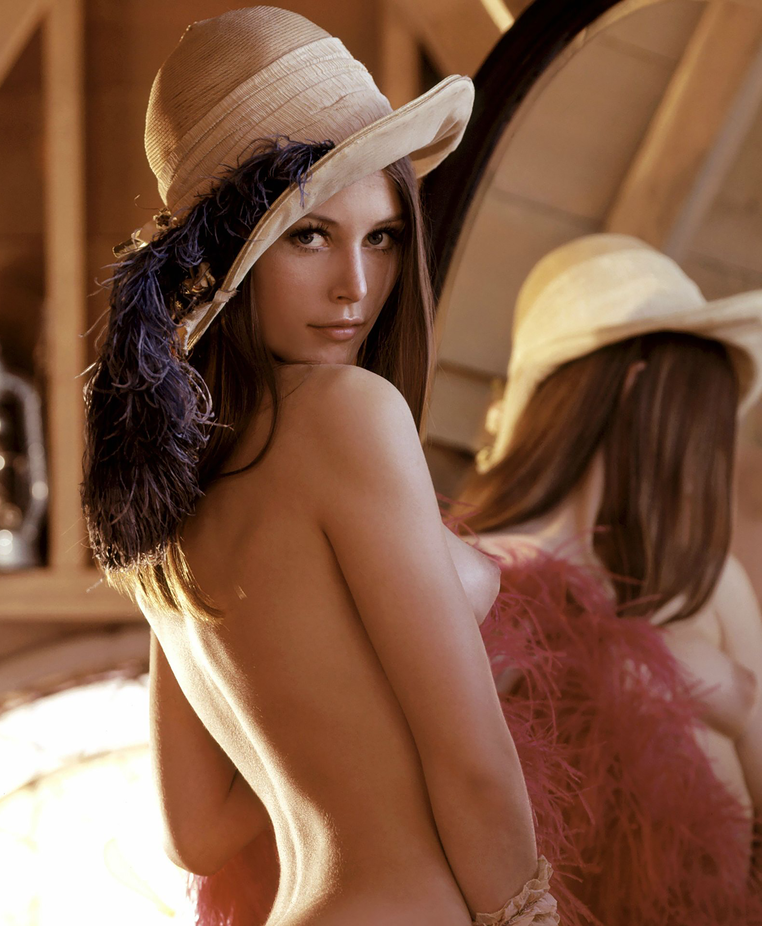
%> input picture example/Lena.png, 762 x 926 px, shrunk from 1580 x 1919 before the run
$ octave test.m   (GNU Octave 9; MATLAB toolbox functions it lacks are replaced by stand-ins)
%> lines starting %> are read from the running program, lines starting %| are printed output that depends on the picture
### ConvCuFFT.m
%ConvCuFFT (2 Dimensional) Linear Convolution.
%   C = ConvCuFFT(I, K) returns the linear convolution between I and K.
%   The routine is executed on the GPU (via Mex and CUDA routines).

function z = ConvCuFFT(g, h)

%add padding
[r,c,~] = size(g);

g(2*r, 2*c, :)  = 0;
h(2*r, 2*c)     = 0;

z = ConvCuFFTX(g, h, false, false, true);

%break out result
z = z(r/2:r/2+r, c/2:c/2+c, :);
end

### ConvCuFFTX.m
%CUDA (2 Dimensional) Convolution.
%   C = ConvCuFFTX(I, K) returns the cyclical convolution between I and K.
%   The routine is executed on the GPU (via Mex and CUDA routines).
%
% This function works as a wrapper to the mex module CConv.mexw64.
% If the CUFFT plan overflows memory, CUDA will crash. Therefore this
% function will test the available memory on the GPU, estimate the amount
% of memory the computation it will require and return an error message if
% the computation will likely overflow the available memory.
%
% Note:
% Attempting to convolve A and B where size(A) <= [1,1] will result in a
% compromised CUDA context. To keep the context intact, we choose to return an
% error message and terminate the computation instead.
% The code frequently reference the results in the report
% "Study of Convolution Algorithms using CPU and Graphics Hardware".

% Note: To try to fit as much data on the GPU as possible is generally not a
% good idea. The speedup provided by the GPU in these circumstances are
% modest and should be avoided. The function return a warning if this happens.

% g is a padded 3-channel image.
% h is a full 1-channel kernel.


function z = ConvCuFFTX(g, h, verbose, warmup, safe)

if ~exist('MCConv', 'file')
    error('MCConv is not in the path.')
end


if not(isa(g, 'single')) || not(isa(h, 'single'))
    error('Both input arguments must be single precision.')
end


[gy, gx, gz] = size(g);
[hy, hx]     = size(h);

if not( gz==3 )
    error('Image must consist of 3 channels (RGB).')
end

if not( gy==hy )
    fprintf(1, 'Number of rows (%d) in the image differ from number of rows in the kernel (%d)\n.', gy, hy);
    error('Bailing out.')
end

if not( gx==hx )
    fprintf(1, 'Number of columns (%d) in the image differ from the number of columns in the kernel (%d)\n.', gx, hx);
    error('Bailing out.')
end


if verbose && safe
    disp('Using safe mode')
end


if warmup

    if verbose
        tic
    end

    N   = 2;
    A   = rand(N, N, 'single');
    tmp = MCConv(A, A);

    if verbose
        fprintf('  Warmup took: %d s.\n', toc)
    end
end


if gy<=2 || gx<=2
    error('The input data is too small. The computation was terminated.')
end

tmp = CUDAavailablemem;
availablemem = tmp(1);

delta    = 125; %5.2.5 adding some grace, especially important for non-square sizes
gy_new=gy;
gx_new=gx;
%We know the plan will fit in memory, since we use extra padding
mem_plan = CUFFTplanmem(single([gy_new, gx_new]));

%Estimating plan size using real values and estimated "grace" memory
unit             = (gy_new + delta)*(gx_new + delta)*4/2^20;
units_with_plan  = mem_plan(1) + 4*unit;

if safe
    units_safe   = 6*unit; %provides a "grace memory", will work for all cases
else
    units_safe   = units_with_plan; %should work for most cases
end

units_max        = max([units_with_plan, units_safe]); %to make sure the amount of memory is enough

does_not_fit     = units_max > availablemem;

if does_not_fit
    fprintf(1, 'The computation requires a minimum of (using accurate plan) %d MB. Total memory available: %d MB\n', units_with_plan, availablemem);
    fprintf(1, 'Expected allocated memory: %d MB\n', units_max);
    error('*The computations will not fit on the GPU, exiting.')
end

%We are trying to use all available memory on the GPU. This might result in
%a poor speedup
if verbose

    if units_max > 0.85*availablemem %* According to Section 5.5
        fprintf(1, '   The computation will cause the GPU to almost run out of memory.\n');
        fprintf(1, '   The data will allocate %d%% of available memory (estimated).\n', ceil(100*units_max/availablemem));
        %warning('The Computation will cause the GPU to almost run out of memory')
        fprintf(1, '   This will affect the performance negatively.\n');
    end
end


try

    z(:, :, 1) = MCConv(g(:, :, 1), h);
    memdiff(availablemem, 1, unit, verbose);
    z(:, :, 2) = MCConv(g(:, :, 2), h);
    memdiff(availablemem, 2, unit, verbose);
    z(:, :, 3) = MCConv(g(:, :, 3), h);

catch exception

    if verbose
        fprintf(1, 'CUDA Convolution execution returned an error.\n');
        fprintf(1, 'The Matlab session may be compromised, if subsequent runs returns an error restart Matlab and try again.\n');
    end
    rethrow(exception)
end

end


% [20 lines left out: function memdiff, not called in this run]

### example/test.m
%Example code, just run after installing the routines

close all

%read test data, create kernel
g         = imread('Lena.png');
%> g is the input picture: size 926x762x3 uint8; mean R, G, B 130.5, 91, 69
g         = single(g)./255; %convert to single precision, normalize to range [0,1]
%> g: size 926x762x3 single
[r, c, ~] = size(g);
%> r = 926; c = 762

%create a Gaussian R-by-C kernel matrix
h = fspecial('gaussian', [r,c], 18);
h = single(h);


%GPU version ******************************
tic
tmp = ConvCuFFT(g,h);
%> in ConvCuFFT, `g(2*r, 2*c, :)  = 0;`:
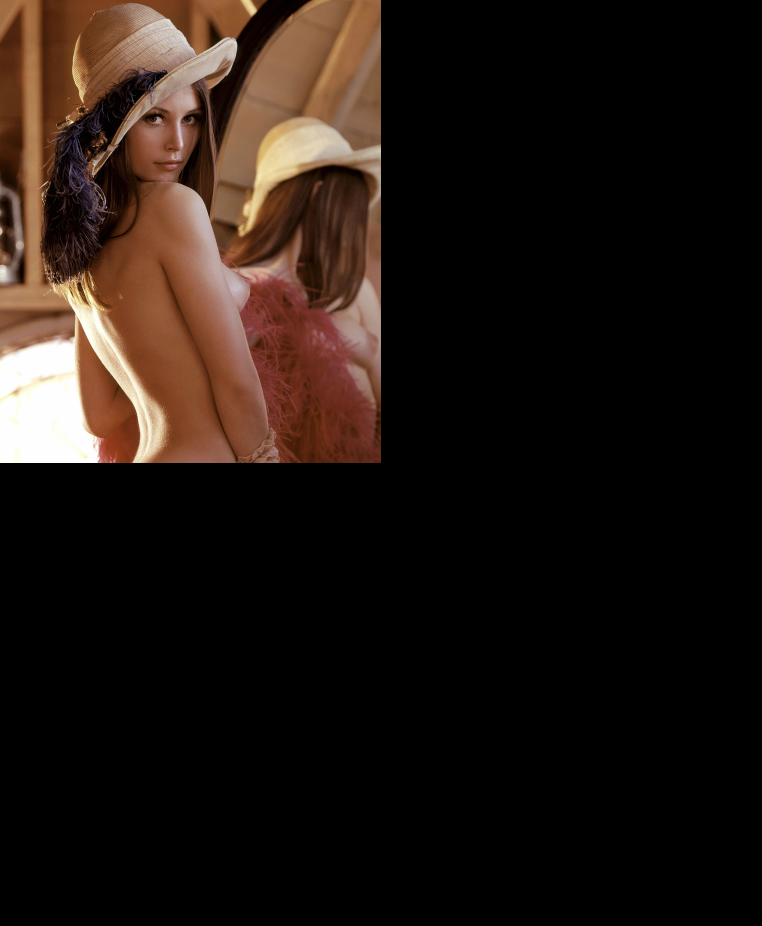
%> g: size 1852x1524x3 single (shown at 1/2 size); mean R, G, B 0.128, 0.0893, 0.0678
%> in ConvCuFFT, `h(2*r, 2*c)     = 0;`:
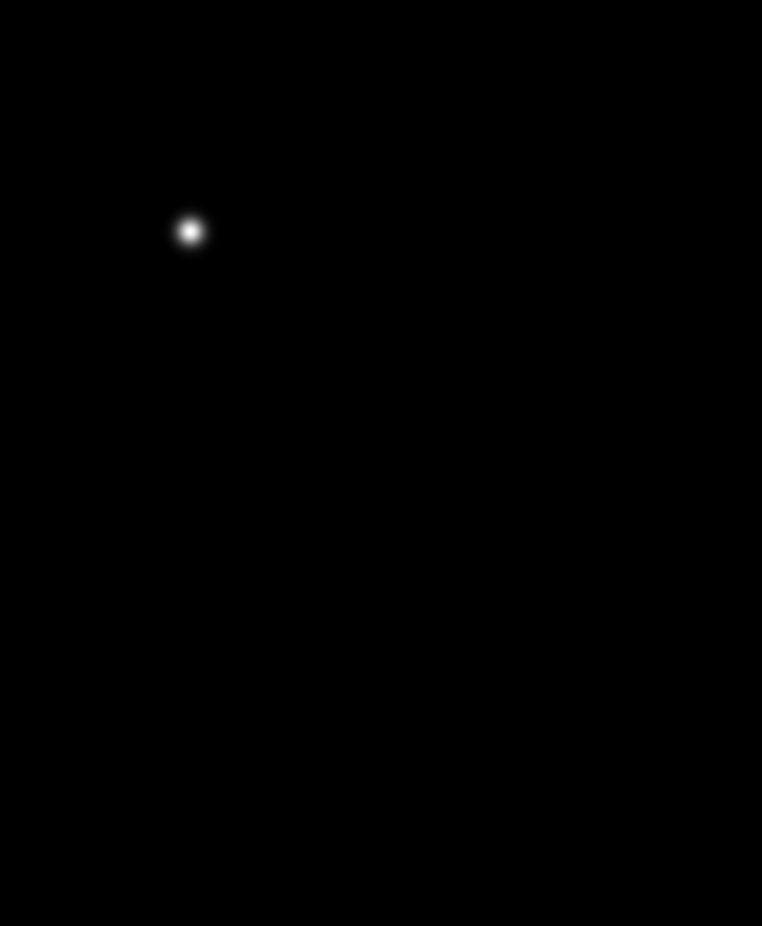
%> h: size 1852x1524 single (shown at 1/2 size); min 0, max 0.000491, mean 3.54e-07; drawn with min black and max white
%> the run ends on the next line
